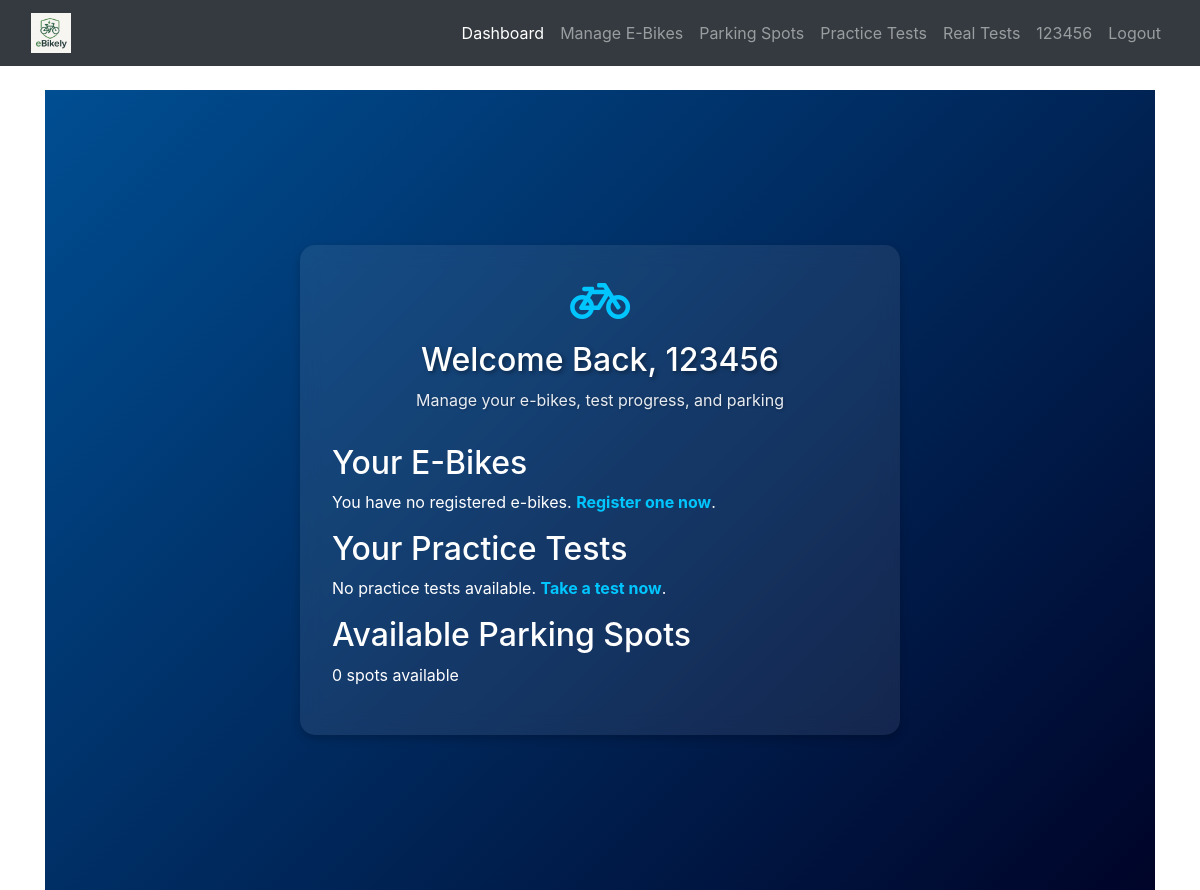
The page /dashboard (signed in) on the database as committed earlier.
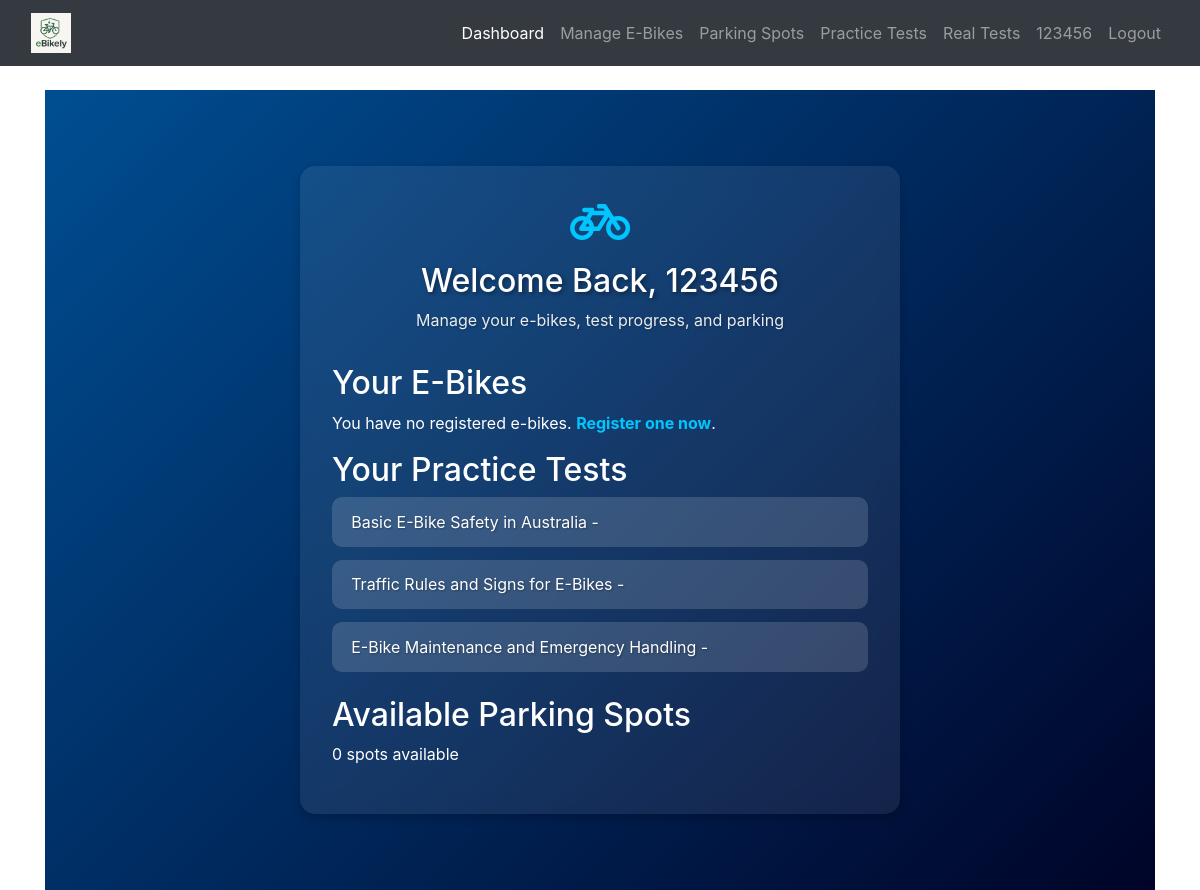
The same page on the database as committed later.
### database_setup.py (models this page shows)
class User(Base, UserMixin):
    __tablename__ = 'users'
    id = Column(Integer, primary_key=True)
    username = Column(String(150), unique=True, nullable=False)
    email = Column(String(150), nullable=True)
    password = Column(String(150), nullable=False)
    ebikes = relationship('EBike', back_populates='owner', cascade="all, delete-orphan")
    practice_tests = relationship('PracticeTest', back_populates='user', cascade="all, delete-orphan")
    real_tests = relationship('RealTest', back_populates='user', cascade="all, delete-orphan")
    practice_attempts = relationship("PracticeAttempt", back_populates="user", cascade="all, delete-orphan")
    parking_spot = relationship("ParkingSpot", back_populates="reserved_user", uselist=False)

class PracticeTest(Base):
    __tablename__ = 'practice_tests'
    id = Column(Integer, primary_key=True)
    user_id = Column(Integer, ForeignKey('users.id'), nullable=False)
    name = Column(String(100), nullable=False)
    created_at = Column(DateTime, default=datetime.utcnow)
    questions = relationship("PracticeQuestion", back_populates="test", cascade="all, delete-orphan")
    user = relationship("User", back_populates="practice_tests")

### app.py (the view)
@app.route('/dashboard')
@login_required
def dashboard():
    session = SessionLocal()
    ebike_count = session.query(EBike).filter_by(owner_id=current_user.id).count()
    completed_practice_tests = session.query(PracticeAttempt).filter(
        PracticeAttempt.user_id == current_user.id,
        PracticeAttempt.score >= 80
    ).count()
    total_tests = session.query(RealTest).filter_by(user_id=current_user.id).count()
    available_parking_spots = session.query(ParkingSpot).filter_by(is_available=True).count()
    practice_tests = session.query(PracticeTest).filter_by(user_id=current_user.id).all()
    session.close()
    return render_template(
        'dashboard.html',
        ebike_count=ebike_count,
        completed_practice_tests=completed_practice_tests,
        available_parking_spots=available_parking_spots,
        total_tests=total_tests,
        practice_tests=practice_tests
    )

### app.py (called while the page is built)
@login_manager.user_loader
def load_user(user_id):
    session = SessionLocal()
    user = session.query(User).get(int(user_id))
    session.close()
    return user

### templates/dashboard.html (shortened to what this page needs)
{% extends 'base.html' %}
{% block content %}
<div class="auth-container fade-in">
    <div class="auth-card slide-up">
        <div class="auth-header">
            <i class="fas fa-bicycle auth-icon"></i>
            <h1>Welcome Back, {{ current_user.username }}</h1>
            <p class="subtitle">Manage your e-bikes, test progress, and parking</p>
        </div>
        <div class="auth-form">
            <h2>Your E-Bikes</h2>
            {% if ebikes %}
                <ul>
                {% for ebike in ebikes %}
                    <li>{{ ebike.model }} ({{ ebike.colour }}) - Serial: {{ ebike.serial_number }}</li>
                {% endfor %}
                </ul>
            {% else %}
                <p>You have no registered e-bikes. <a href="{{ url_for('ebike_management') }}">Register one now</a>.</p>
            {% endif %}
            <h2>Your Practice Tests</h2>
            {% if practice_tests %}
                <ul>
                {% for test in practice_tests %}
                    <li>{{ test.name }} - {{ test.description }}</li>
                {% endfor %}
                </ul>
            {% else %}
                <p>No practice tests available. <a href="{{ url_for('practice_selection') }}">Take a test now</a>.</p>
            {% endif %}
            <h2>Available Parking Spots</h2>
            <p>{{ available_parking_spots }} spots available</p>
        </div>
    </div>
</div>
<link rel="stylesheet" href="https://cdnjs.cloudflare.com/ajax/libs/font-awesome/5.15.4/css/all.min.css">
{% endblock %}

### templates/base.html (shortened to what this page needs)
<!DOCTYPE html>
<html lang="en">
<head>
    <link rel="stylesheet" href="https://stackpath.bootstrapcdn.com/bootstrap/4.5.2/css/bootstrap.min.css">
    <link rel="stylesheet" href="{{ url_for('static', filename='styles.css') }}">
</head>
<body>
    <nav class="navbar navbar-expand-lg navbar-dark bg-dark">
        <div class="container-fluid">
            <a class="navbar-brand" href="{{ url_for('dashboard') }}">
                <img src="{{ url_for('static', filename='images/logo.png') }}" alt="E-Bike Manager Logo" style="height: 40px; border: none;">
            </a>
            <div class="collapse navbar-collapse" id="navbarNav">
                <ul class="navbar-nav ml-auto">
                    {% if current_user.is_authenticated %}
                        <li class="nav-item">
                            <a class="nav-link {% if request.endpoint == 'dashboard' %}active{% endif %}" href="{{ url_for('dashboard') }}">Dashboard</a>
                        </li>
                        <li class="nav-item">
                            <a class="nav-link {% if request.endpoint == 'ebike_management' %}active{% endif %}" href="{{ url_for('ebike_management') }}">Manage E-Bikes</a>
                        </li>
                        <li class="nav-item">
                            <a class="nav-link {% if request.endpoint == 'parking_spots' %}active{% endif %}" href="{{ url_for('parking_spots') }}">Parking Spots</a>
                        </li>
                        <li class="nav-item">
                            <a class="nav-link {% if request.endpoint == 'practice_selection' %}active{% endif %}" href="{{ url_for('practice_selection') }}">Practice Tests</a>
                        </li>
                        <li class="nav-item">
                            <a class="nav-link {% if request.endpoint == 'real_tests' %}active{% endif %}" href="{{ url_for('real_tests') }}">Real Tests</a>
                        </li>
                        <li class="nav-item">
                            <a class="nav-link {% if request.endpoint == 'user_profile' %}active{% endif %}" href="{{ url_for('user_profile') }}">
                                {{ current_user.username }}
                            </a>
                        </li>
                        <li class="nav-item">
                            <a class="nav-link" href="{{ url_for('logout') }}">Logout</a>
                        </li>
                    {% endif %}
                </ul>
            </div>
        </div>
    </nav>
    <div class="container mt-4">
        {% block content %}{% endblock %}
    </div>
</body>
</html>

### templates/dashboard.html (style rules this page uses)
.auth-container { min-height: 100vh; padding: 2rem; background: linear-gradient(135deg, #004e92 0%, #000428 100%); display: flex; align-items: center; justify-content: center; }
.auth-card { background: rgba(255, 255, 255, 0.08); backdrop-filter: blur(10px); padding: 2rem; border-radius: 15px; width: 100%; max-width: 600px; box-shadow: 0 4px 10px rgba(0, 0, 0, 0.2); }
.auth-header { text-align: center; margin-bottom: 2rem; color: white; }
.auth-icon { font-size: 3rem; margin-bottom: 1rem; color: #00c6ff; }
.auth-header h1 { font-size: 2rem; margin-bottom: 0.5rem; text-shadow: 2px 2px 4px rgba(0, 0, 0, 0.4); }
.auth-header .subtitle { opacity: 0.9; text-shadow: 1px 1px 3px rgba(0, 0, 0, 0.3); }
.auth-form { color: white; }
.auth-form ul { list-style: none; padding: 0; margin-bottom: 1.5rem; }
.auth-form li { background: rgba(255, 255, 255, 0.15); padding: 0.8rem 1.2rem; border-radius: 10px; margin-bottom: 0.8rem; color: white; text-shadow: 1px 1px 2px rgba(0, 0, 0, 0.3); }
.auth-form a { color: #00c6ff; text-decoration: none; font-weight: bold; }

Rows that differ between the two databases and show on the page:
added PracticeTest: name "Basic E-Bike Safety in Australia"
added PracticeTest: name "Traffic Rules and Signs for E-Bikes"
added PracticeTest: name "E-Bike Maintenance and Emergency Handling"
Other text that changed with them:
text no longer shown: "No practice tests available. Take a test now ."
